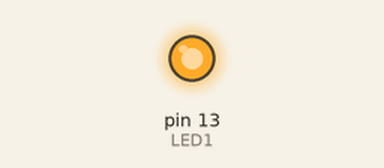
Simulated run of this sketch. Board: Arduino Uno, built with avr-gcc and run on an emulated ATmega328P. On the bench: output pins drawn as LEDs (lit = HIGH).

Above: at 0.1 s.
Timing chart, 0 to 1.6 s (numbered marks = the images above):
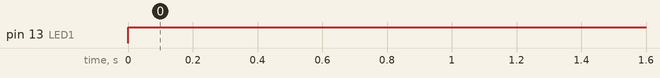

The sketch:

PBC_Easy.ino
```cpp
/*The purpose of the Push Buttonn is to act as a switch. When pressed the switch is closed. So in a simple LED glowing circuit if the Push button is put in series with the LED then on
  pressing it the LED glows. Therefore the Arduino doesnt need to know whether the button is pressed or not.*/

const int LED1 = 13;

void setup()
{
  pinMode(LED1,OUTPUT);
}

void loop()
{
  digitalWrite(LED1,HIGH);
}
```

Measured:
- by itself, pin 13 (LED1): LOW → HIGH at 0.00 s
